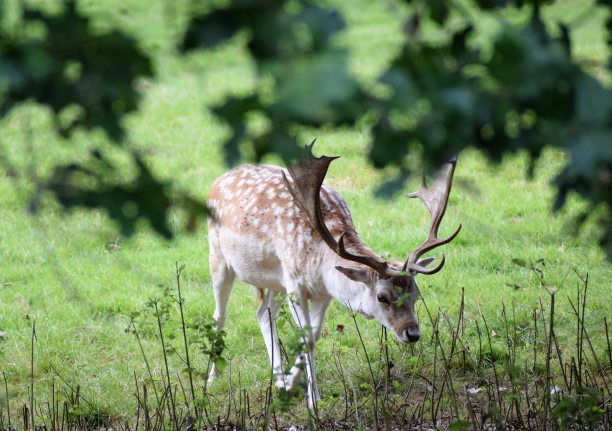
#> input picture sample_img.jpg, 1224 x 862 px, found by its file name (shown at 1/2 size)
$ jupyter execute tut2.ipynb
#> lines starting #> are read from the running program, lines starting #| are printed output that depends on the picture
# Import the matplotlib package

* Can be used to creating static, animated, and interactive visualisations in Python
* plotting in a MATLAB style

[cell 1]
import matplotlib.pyplot as plt
import numpy as np

# Plotting

[cell 2]
x = [-2, -1, 0, 1, 2]
y = [10, 100, 200, 500, 1000]
plt.plot(x, y)
plt.show()
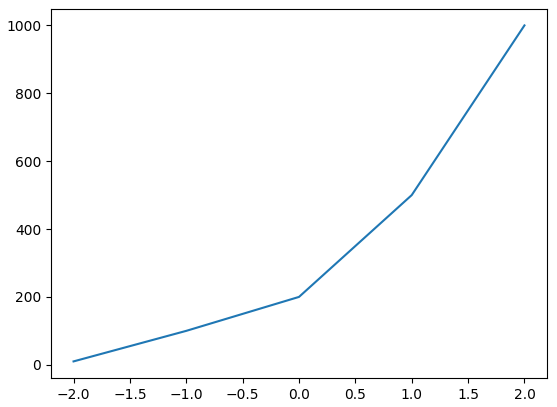
#> figure drawn by matplotlib, 1 panel

* Add labels

[cell 3]
plt.plot(x, y)
plt.xlabel('x')
plt.ylabel('y')
plt.show()
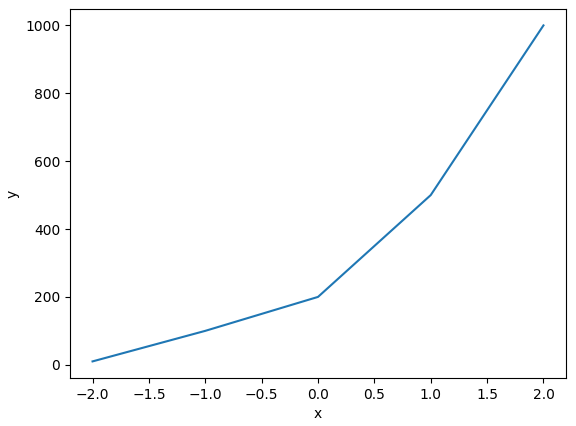
#> figure drawn by matplotlib, 1 panel

* Change colour/marker and specify axes

[cell 4]
plt.plot(x, y, 'g--')
plt.xlabel('x')
plt.ylabel('y')
plt.axis([0, 2, 0, 800])
plt.show()
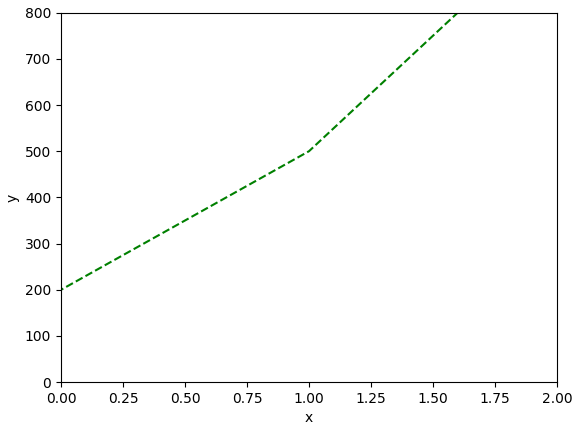
#> figure drawn by matplotlib, 1 panel

* Scatter plot

[cell 5]
x = np.arange(10)
y = np.arange(10)
c = np.arange(10)
s = np.arange(1, 20, 2)

plt.scatter(x=x, y=y, c=c, s=s)
plt.show()
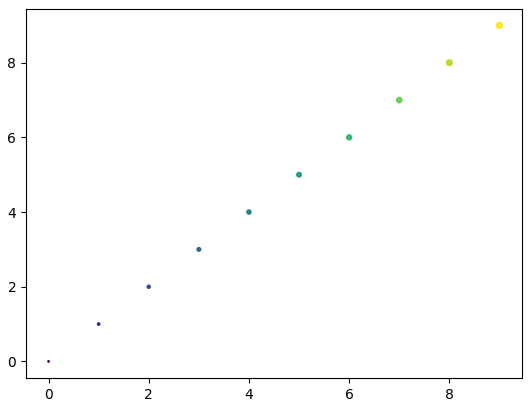
#> figure drawn by matplotlib, 1 panel

* Bar chart and subplots

[cell 6]
cat = ['cat0', 'cat1']
num = [10, 20]
plt.figure(figsize=(10, 6))
plt.subplot(121)
plt.bar(cat, num)
plt.subplot(122)
plt.bar(cat, num, width=0.5)
plt.suptitle('example', fontsize=20)
plt.show()
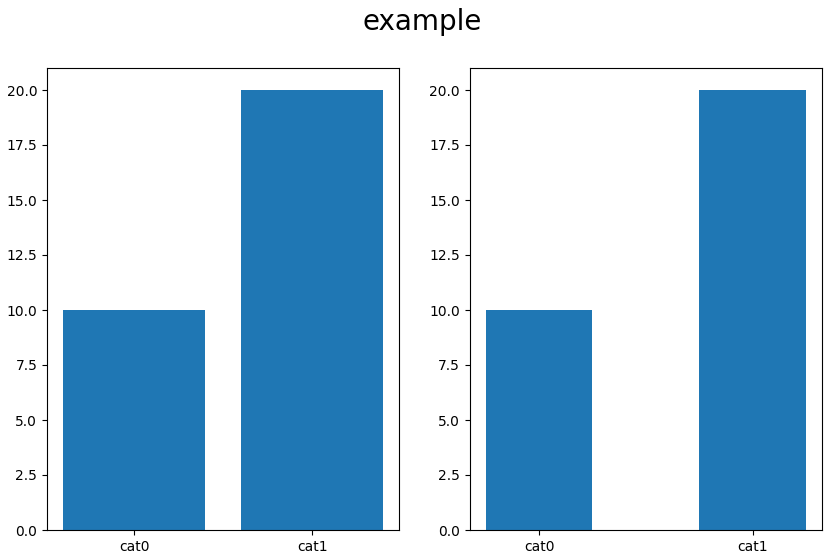
#> figure drawn by matplotlib, 2 panels

# Read in an image

* using matplotlib

[cell 7]
import matplotlib.image as mpimg
img = mpimg.imread('/sample_img.jpg')
#> img is the input picture: shape (862, 1224, 3); mean R, G, B 111.7, 134.2, 90.5
plt.imshow(img)
plt.show()

* using OpenCV

[cell 8]
import cv2
img = cv2.imread('/sample_img.jpg')
#cv2.imshow('image', img)  # this cannot be used in Colab

[cell 9]
from google.colab.patches import cv2_imshow
cv2_imshow(img)

* Try to fix this problem yourself

[cell 10]
plt.imshow(img) # note that the colour is not displayed correctly, why?
# OpenCV uses BGR instead of RGB!
# How to fix it?

* using the Python Imaging Library (PIL)

[cell 11]
from PIL import Image
from IPython.display import display # to display images
pil_im = Image.open('/sample_img.jpg')
display(pil_im)

* cropping

[cell 12]
img_cropped = img[0:100, 50:300, :]
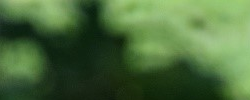
#> img_cropped: shape (100, 250, 3); mean B, G, R 60.3, 107.7, 75.7
plt.imshow(img_cropped)

* RGB to Grey (recall lecture 2)

[cell 13]
img_grey = img[:, :, 0]*0.2989 + img[:, :, 1]*0.5870 + img[:, :, 2]*0.1140
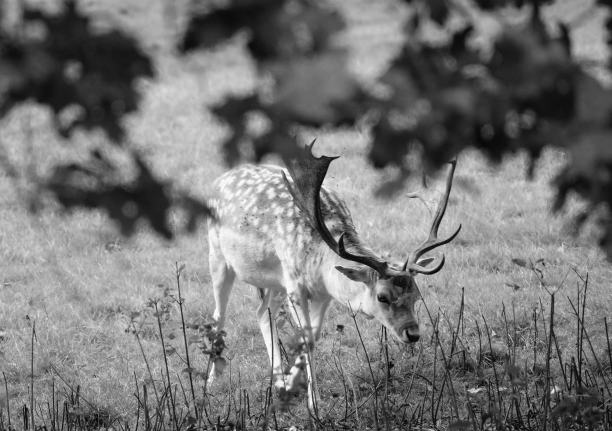
#> img_grey: shape (862, 1224) float64 (shown at 1/2 size); min 0.114, max 254.9, mean 118.6
img_grey = img_grey.astype(np.uint8)
plt.imshow(img_grey)
